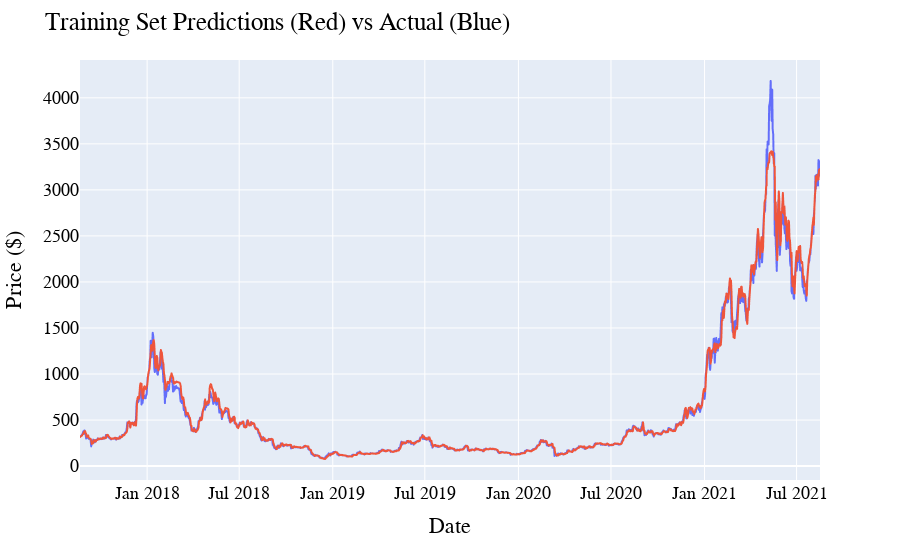

Here is the notebook cell this chart was saved with:
### Code cell
#plotly graph of train set 

fig = px.line(x=dates_train, y=[y_train, train_predictions],labels={'wide_variable_0':'Train Predictions', 'wide_variable_1':'Train Observations'})

fig.update_layout(
    title="Training Set Predictions (Red) vs Actual (Blue)",
    xaxis_title="Date",
    yaxis_title="Price ($)",
    font=dict(
        family="Arial, monospace",
        size=18,
        color="Black"
    )
)

fig.update_layout(legend_title_text = "Plots")
fig.update_traces(showlegend=False)
fig.show()

### Figure 1 — Plotly figure (JSON) as saved in the notebook; plotly's stock layout.template omitted (floating-point values rounded to 4 significant figures; data arrays with more than 128 entries replaced by an {"elided": "..."} marker saying what was removed)
{"data": [{"hovertemplate": "variable=wide_variable_0<br>x=%{x}<br>value=%{y}<extra></extra>", "legendgroup": "wide_variable_0", "line": {"color": "#636efa", "dash": "solid"}, "marker": {"symbol": "circle"}, "mode": "lines", "name": "wide_variable_0", "showlegend": false, "type": "scattergl", "x": {"elided": "1456 str values"}, "xaxis": "x", "y": {"elided": "1456 float values"}, "yaxis": "y"}, {"hovertemplate": "variable=wide_variable_1<br>x=%{x}<br>value=%{y}<extra></extra>", "legendgroup": "wide_variable_1", "line": {"color": "#EF553B", "dash": "solid"}, "marker": {"symbol": "circle"}, "mode": "lines", "name": "wide_variable_1", "showlegend": false, "type": "scattergl", "x": {"elided": "1456 str values"}, "xaxis": "x", "y": {"elided": "1456 float values"}, "yaxis": "y"}], "layout": {"font": {"color": "Black", "family": "Arial, monospace", "size": 18}, "legend": {"title": {"text": "Plots"}, "tracegroupgap": 0}, "margin": {"t": 60}, "title": {"text": "Training Set Predictions (Red) vs Actual (Blue)"}, "xaxis": {"anchor": "y", "domain": [0, 1], "title": {"text": "Date"}}, "yaxis": {"anchor": "x", "domain": [0, 1], "title": {"text": "Price ($)"}}}}
